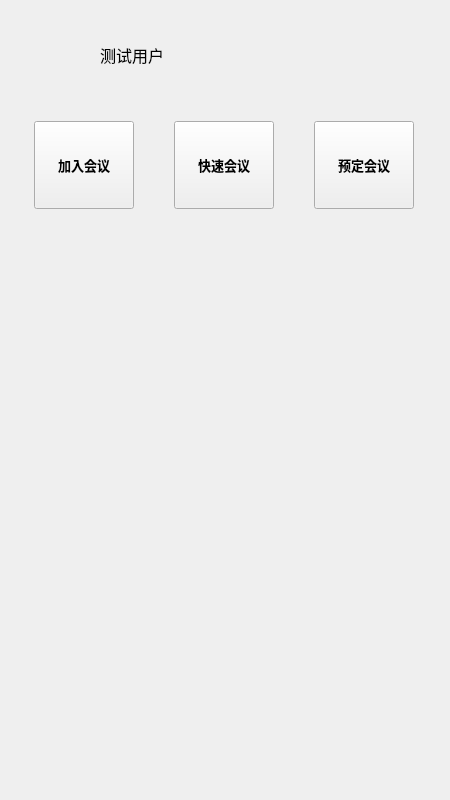
<?xml version="1.0" encoding="UTF-8"?>
<ui version="4.0">
 <class>VedioConferenceDialog</class>
 <widget class="QDialog" name="VedioConferenceDialog">
  <property name="geometry">
   <rect>
    <x>0</x>
    <y>0</y>
    <width>450</width>
    <height>800</height>
   </rect>
  </property>
  <property name="font">
   <font>
    <pointsize>10</pointsize>
   </font>
  </property>
  <property name="windowTitle">
   <string>VedioConferenceDialog</string>
  </property>
  <widget class="QPushButton" name="pb_icon">
   <property name="geometry">
    <rect>
     <x>30</x>
     <y>20</y>
     <width>60</width>
     <height>60</height>
    </rect>
   </property>
   <property name="text">
    <string/>
   </property>
   <property name="icon">
    <iconset resource="resource.qrc">
     <normaloff>:/tx/6.png</normaloff>:/tx/6.png</iconset>
   </property>
   <property name="iconSize">
    <size>
     <width>60</width>
     <height>60</height>
    </size>
   </property>
   <property name="flat">
    <bool>true</bool>
   </property>
  </widget>
  <widget class="QLabel" name="lb_name">
   <property name="geometry">
    <rect>
     <x>100</x>
     <y>40</y>
     <width>291</width>
     <height>30</height>
    </rect>
   </property>
   <property name="font">
    <font>
     <pointsize>12</pointsize>
    </font>
   </property>
   <property name="text">
    <string>测试用户</string>
   </property>
  </widget>
  <widget class="QPushButton" name="pb_set">
   <property name="geometry">
    <rect>
     <x>410</x>
     <y>40</y>
     <width>30</width>
     <height>30</height>
    </rect>
   </property>
   <property name="text">
    <string/>
   </property>
   <property name="icon">
    <iconset resource="resource.qrc">
     <normaloff>:/images/sett.png</normaloff>:/images/sett.png</iconset>
   </property>
   <property name="iconSize">
    <size>
     <width>30</width>
     <height>30</height>
    </size>
   </property>
   <property name="flat">
    <bool>true</bool>
   </property>
  </widget>
  <widget class="QScrollArea" name="scrollArea">
   <property name="geometry">
    <rect>
     <x>30</x>
     <y>240</y>
     <width>391</width>
     <height>521</height>
    </rect>
   </property>
   <property name="frameShape">
    <enum>QFrame::NoFrame</enum>
   </property>
   <property name="widgetResizable">
    <bool>true</bool>
   </property>
   <widget class="QWidget" name="scrollAreaWidgetContents">
    <property name="geometry">
     <rect>
      <x>0</x>
      <y>0</y>
      <width>391</width>
      <height>521</height>
     </rect>
    </property>
   </widget>
  </widget>
  <widget class="QWidget" name="layoutWidget">
   <property name="geometry">
    <rect>
     <x>0</x>
     <y>120</y>
     <width>451</width>
     <height>90</height>
    </rect>
   </property>
   <layout class="QHBoxLayout" name="horizontalLayout">
    <item>
     <widget class="QToolButton" name="tb_join">
      <property name="minimumSize">
       <size>
        <width>100</width>
        <height>88</height>
       </size>
      </property>
      <property name="maximumSize">
       <size>
        <width>100</width>
        <height>88</height>
       </size>
      </property>
      <property name="font">
       <font>
        <family>宋体</family>
        <pointsize>10</pointsize>
        <weight>75</weight>
        <bold>true</bold>
       </font>
      </property>
      <property name="text">
       <string>加入会议</string>
      </property>
      <property name="icon">
       <iconset resource="resource.qrc">
        <normaloff>:/images/history.png</normaloff>:/images/history.png</iconset>
      </property>
      <property name="iconSize">
       <size>
        <width>60</width>
        <height>60</height>
       </size>
      </property>
      <property name="toolButtonStyle">
       <enum>Qt::ToolButtonTextUnderIcon</enum>
      </property>
     </widget>
    </item>
    <item>
     <widget class="QToolButton" name="tb_create">
      <property name="minimumSize">
       <size>
        <width>100</width>
        <height>88</height>
       </size>
      </property>
      <property name="maximumSize">
       <size>
        <width>100</width>
        <height>88</height>
       </size>
      </property>
      <property name="font">
       <font>
        <family>宋体</family>
        <pointsize>10</pointsize>
        <weight>75</weight>
        <bold>true</bold>
       </font>
      </property>
      <property name="text">
       <string>快速会议</string>
      </property>
      <property name="icon">
       <iconset resource="resource.qrc">
        <normaloff>:/images/history.png</normaloff>:/images/history.png</iconset>
      </property>
      <property name="iconSize">
       <size>
        <width>60</width>
        <height>60</height>
       </size>
      </property>
      <property name="toolButtonStyle">
       <enum>Qt::ToolButtonTextUnderIcon</enum>
      </property>
     </widget>
    </item>
    <item>
     <widget class="QToolButton" name="tb_tool3">
      <property name="minimumSize">
       <size>
        <width>100</width>
        <height>88</height>
       </size>
      </property>
      <property name="maximumSize">
       <size>
        <width>100</width>
        <height>88</height>
       </size>
      </property>
      <property name="font">
       <font>
        <family>宋体</family>
        <pointsize>10</pointsize>
        <weight>75</weight>
        <bold>true</bold>
       </font>
      </property>
      <property name="text">
       <string>预定会议</string>
      </property>
      <property name="icon">
       <iconset resource="resource.qrc">
        <normaloff>:/images/history.png</normaloff>:/images/history.png</iconset>
      </property>
      <property name="iconSize">
       <size>
        <width>60</width>
        <height>60</height>
       </size>
      </property>
      <property name="toolButtonStyle">
       <enum>Qt::ToolButtonTextUnderIcon</enum>
      </property>
     </widget>
    </item>
   </layout>
  </widget>
 </widget>
 <resources>
  <include location="resource.qrc"/>
 </resources>
 <connections/>
</ui>
